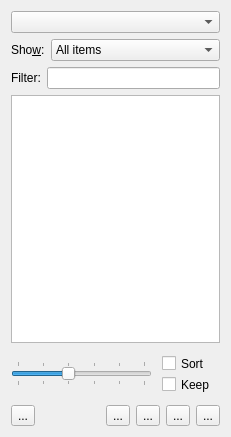
<?xml version="1.0" encoding="UTF-8"?>
<ui version="4.0">
 <class>TocUi</class>
 <widget class="QWidget" name="TocUi">
  <property name="windowModality">
   <enum>Qt::NonModal</enum>
  </property>
  <property name="geometry">
   <rect>
    <x>0</x>
    <y>0</y>
    <width>231</width>
    <height>437</height>
   </rect>
  </property>
  <property name="windowTitle">
   <string/>
  </property>
  <layout class="QGridLayout" name="gridLayout">
   <item row="2" column="0" colspan="2">
    <layout class="QHBoxLayout">
     <property name="spacing">
      <number>6</number>
     </property>
     <property name="leftMargin">
      <number>0</number>
     </property>
     <property name="topMargin">
      <number>0</number>
     </property>
     <property name="rightMargin">
      <number>0</number>
     </property>
     <property name="bottomMargin">
      <number>0</number>
     </property>
     <item>
      <widget class="QLabel" name="filterLA">
       <property name="text">
        <string>Filter:</string>
       </property>
       <property name="buddy">
        <cstring>filterLE</cstring>
       </property>
      </widget>
     </item>
     <item>
      <widget class="QLineEdit" name="filterLE">
       <property name="toolTip">
        <string>Enter string to filter contents</string>
       </property>
      </widget>
     </item>
    </layout>
   </item>
   <item row="6" column="0" colspan="2">
    <layout class="QHBoxLayout">
     <property name="spacing">
      <number>6</number>
     </property>
     <property name="leftMargin">
      <number>0</number>
     </property>
     <property name="topMargin">
      <number>0</number>
     </property>
     <property name="rightMargin">
      <number>0</number>
     </property>
     <property name="bottomMargin">
      <number>0</number>
     </property>
     <item>
      <widget class="QToolButton" name="updateTB">
       <property name="toolTip">
        <string>Update navigation tree</string>
       </property>
       <property name="text">
        <string>...</string>
       </property>
       <property name="icon">
        <iconset>
         <normaloff>../../../../lib/images/reload.png</normaloff>../../../../lib/images/reload.png</iconset>
       </property>
       <property name="iconSize">
        <size>
         <width>20</width>
         <height>20</height>
        </size>
       </property>
      </widget>
     </item>
     <item>
      <spacer>
       <property name="orientation">
        <enum>Qt::Horizontal</enum>
       </property>
       <property name="sizeHint" stdset="0">
        <size>
         <width>16</width>
         <height>20</height>
        </size>
       </property>
      </spacer>
     </item>
     <item>
      <widget class="QToolButton" name="moveOutTB">
       <property name="toolTip">
        <string>Decrease nesting depth of selected item</string>
       </property>
       <property name="text">
        <string>...</string>
       </property>
       <property name="icon">
        <iconset>
         <normaloff>../../../../lib/images/outline-out.png</normaloff>../../../../lib/images/outline-out.png</iconset>
       </property>
       <property name="iconSize">
        <size>
         <width>20</width>
         <height>20</height>
        </size>
       </property>
      </widget>
     </item>
     <item>
      <widget class="QToolButton" name="moveInTB">
       <property name="toolTip">
        <string>Increase nesting depth of selected item</string>
       </property>
       <property name="text">
        <string>...</string>
       </property>
       <property name="icon">
        <iconset>
         <normaloff>../../../../lib/images/outline-in.png</normaloff>../../../../lib/images/outline-in.png</iconset>
       </property>
       <property name="iconSize">
        <size>
         <width>20</width>
         <height>20</height>
        </size>
       </property>
      </widget>
     </item>
     <item>
      <widget class="QToolButton" name="moveDownTB">
       <property name="toolTip">
        <string>Move selected item down by one</string>
       </property>
       <property name="text">
        <string>...</string>
       </property>
       <property name="icon">
        <iconset>
         <normaloff>../../../../lib/images/outline-down.png</normaloff>../../../../lib/images/outline-down.png</iconset>
       </property>
       <property name="iconSize">
        <size>
         <width>20</width>
         <height>20</height>
        </size>
       </property>
      </widget>
     </item>
     <item>
      <widget class="QToolButton" name="moveUpTB">
       <property name="toolTip">
        <string>Move selected item up by one</string>
       </property>
       <property name="text">
        <string>...</string>
       </property>
       <property name="icon">
        <iconset>
         <normaloff>../../../../lib/images/outline-up.png</normaloff>../../../../lib/images/outline-up.png</iconset>
       </property>
       <property name="iconSize">
        <size>
         <width>20</width>
         <height>20</height>
        </size>
       </property>
      </widget>
     </item>
    </layout>
   </item>
   <item row="5" column="1">
    <layout class="QVBoxLayout">
     <property name="spacing">
      <number>0</number>
     </property>
     <property name="sizeConstraint">
      <enum>QLayout::SetMinimumSize</enum>
     </property>
     <property name="leftMargin">
      <number>4</number>
     </property>
     <property name="topMargin">
      <number>4</number>
     </property>
     <property name="rightMargin">
      <number>4</number>
     </property>
     <property name="bottomMargin">
      <number>4</number>
     </property>
     <item>
      <widget class="QCheckBox" name="sortCB">
       <property name="sizePolicy">
        <sizepolicy hsizetype="Fixed" vsizetype="Fixed">
         <horstretch>0</horstretch>
         <verstretch>0</verstretch>
        </sizepolicy>
       </property>
       <property name="minimumSize">
        <size>
         <width>0</width>
         <height>21</height>
        </size>
       </property>
       <property name="text">
        <string>Sort</string>
       </property>
      </widget>
     </item>
     <item>
      <widget class="QCheckBox" name="persistentCB">
       <property name="sizePolicy">
        <sizepolicy hsizetype="Fixed" vsizetype="Minimum">
         <horstretch>0</horstretch>
         <verstretch>0</verstretch>
        </sizepolicy>
       </property>
       <property name="minimumSize">
        <size>
         <width>0</width>
         <height>21</height>
        </size>
       </property>
       <property name="toolTip">
        <string>Try to keep persistent view of the uncollapsed nodes</string>
       </property>
       <property name="text">
        <string>Keep</string>
       </property>
      </widget>
     </item>
    </layout>
   </item>
   <item row="0" column="0" colspan="2">
    <widget class="QComboBox" name="typeCO">
     <property name="sizePolicy">
      <sizepolicy hsizetype="Ignored" vsizetype="Fixed">
       <horstretch>0</horstretch>
       <verstretch>0</verstretch>
      </sizepolicy>
     </property>
     <property name="toolTip">
      <string>Switch between available lists (table of contents, list of figures, list of tables, and others)</string>
     </property>
    </widget>
   </item>
   <item row="5" column="0">
    <widget class="QSlider" name="depthSL">
     <property name="sizePolicy">
      <sizepolicy hsizetype="Ignored" vsizetype="Fixed">
       <horstretch>0</horstretch>
       <verstretch>0</verstretch>
      </sizepolicy>
     </property>
     <property name="toolTip">
      <string>Adjust the depth of the navigation tree</string>
     </property>
     <property name="maximum">
      <number>5</number>
     </property>
     <property name="pageStep">
      <number>1</number>
     </property>
     <property name="value">
      <number>2</number>
     </property>
     <property name="orientation">
      <enum>Qt::Horizontal</enum>
     </property>
     <property name="tickPosition">
      <enum>QSlider::TicksBothSides</enum>
     </property>
    </widget>
   </item>
   <item row="4" column="0" colspan="2">
    <widget class="QTreeView" name="tocTV">
     <property name="sizePolicy">
      <sizepolicy hsizetype="Ignored" vsizetype="Expanding">
       <horstretch>0</horstretch>
       <verstretch>0</verstretch>
      </sizepolicy>
     </property>
    </widget>
   </item>
   <item row="1" column="0" colspan="2">
    <layout class="QHBoxLayout" name="horizontalLayout">
     <item>
      <widget class="QLabel" name="activeFilterLA">
       <property name="text">
        <string>Sho&amp;w:</string>
       </property>
       <property name="buddy">
        <cstring>activeFilterCO</cstring>
       </property>
      </widget>
     </item>
     <item>
      <widget class="QComboBox" name="activeFilterCO">
       <property name="sizePolicy">
        <sizepolicy hsizetype="MinimumExpanding" vsizetype="Fixed">
         <horstretch>0</horstretch>
         <verstretch>0</verstretch>
        </sizepolicy>
       </property>
       <property name="toolTip">
        <string>Filter items that are not output (in notes, inactive branches, deleted in chagte tracking, etc.)</string>
       </property>
       <item>
        <property name="text">
         <string>All items</string>
        </property>
       </item>
       <item>
        <property name="text">
         <string>Only output items</string>
        </property>
       </item>
       <item>
        <property name="text">
         <string>Only non-output items</string>
        </property>
       </item>
      </widget>
     </item>
    </layout>
   </item>
  </layout>
 </widget>
 <tabstops>
  <tabstop>typeCO</tabstop>
  <tabstop>tocTV</tabstop>
 </tabstops>
 <includes>
  <include location="local">qt_i18n.h</include>
 </includes>
 <resources/>
 <connections/>
</ui>
